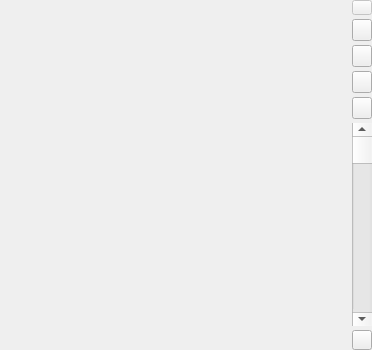
<?xml version="1.0" encoding="UTF-8"?>
<ui version="4.0">
 <class>ViewerWidget</class>
 <widget class="QWidget" name="ViewerWidget">
  <property name="geometry">
   <rect>
    <x>0</x>
    <y>0</y>
    <width>372</width>
    <height>350</height>
   </rect>
  </property>
  <property name="sizePolicy">
   <sizepolicy hsizetype="Expanding" vsizetype="Expanding">
    <horstretch>0</horstretch>
    <verstretch>0</verstretch>
   </sizepolicy>
  </property>
  <property name="focusPolicy">
   <enum>Qt::WheelFocus</enum>
  </property>
  <property name="windowTitle">
   <string>Form</string>
  </property>
  <layout class="QHBoxLayout" name="horizontalLayout">
   <property name="spacing">
    <number>0</number>
   </property>
   <property name="sizeConstraint">
    <enum>QLayout::SetMinimumSize</enum>
   </property>
   <property name="leftMargin">
    <number>0</number>
   </property>
   <property name="topMargin">
    <number>0</number>
   </property>
   <property name="rightMargin">
    <number>0</number>
   </property>
   <property name="bottomMargin">
    <number>0</number>
   </property>
   <item>
    <widget class="QVTKWidget2" name="qvtkWidget2" native="true">
     <property name="enabled">
      <bool>true</bool>
     </property>
     <property name="sizePolicy">
      <sizepolicy hsizetype="Expanding" vsizetype="Expanding">
       <horstretch>0</horstretch>
       <verstretch>0</verstretch>
      </sizepolicy>
     </property>
     <property name="minimumSize">
      <size>
       <width>0</width>
       <height>0</height>
      </size>
     </property>
     <property name="focusPolicy">
      <enum>Qt::WheelFocus</enum>
     </property>
    </widget>
   </item>
   <item>
    <layout class="QVBoxLayout" name="verticalLayout_3">
     <property name="spacing">
      <number>4</number>
     </property>
     <property name="sizeConstraint">
      <enum>QLayout::SetDefaultConstraint</enum>
     </property>
     <item>
      <widget class="QPushButton" name="pushButtonMaximum">
       <property name="enabled">
        <bool>false</bool>
       </property>
       <property name="sizePolicy">
        <sizepolicy hsizetype="Minimum" vsizetype="Preferred">
         <horstretch>0</horstretch>
         <verstretch>0</verstretch>
        </sizepolicy>
       </property>
       <property name="maximumSize">
        <size>
         <width>20</width>
         <height>16777215</height>
        </size>
       </property>
       <property name="font">
        <font>
         <pointsize>4</pointsize>
        </font>
       </property>
       <property name="toolTip">
        <string>Expand this view to the entire window</string>
       </property>
       <property name="layoutDirection">
        <enum>Qt::LeftToRight</enum>
       </property>
       <property name="text">
        <string/>
       </property>
       <property name="icon">
        <iconset resource="../Main/resources/IADE_Analyzer.qrc">
         <normaloff>:/icons/expandwin.png</normaloff>:/icons/expandwin.png</iconset>
       </property>
       <property name="iconSize">
        <size>
         <width>15</width>
         <height>15</height>
        </size>
       </property>
       <property name="checkable">
        <bool>true</bool>
       </property>
       <property name="autoRepeat">
        <bool>false</bool>
       </property>
       <property name="autoExclusive">
        <bool>false</bool>
       </property>
       <property name="autoDefault">
        <bool>false</bool>
       </property>
       <property name="flat">
        <bool>false</bool>
       </property>
      </widget>
     </item>
     <item>
      <widget class="QPushButton" name="pushButtonRestore">
       <property name="sizePolicy">
        <sizepolicy hsizetype="Minimum" vsizetype="Preferred">
         <horstretch>0</horstretch>
         <verstretch>0</verstretch>
        </sizepolicy>
       </property>
       <property name="maximumSize">
        <size>
         <width>20</width>
         <height>16777215</height>
        </size>
       </property>
       <property name="toolTip">
        <string>Restore the four-panel display configuration</string>
       </property>
       <property name="text">
        <string/>
       </property>
       <property name="icon">
        <iconset resource="../Main/resources/IADE_Analyzer.qrc">
         <normaloff>:/icons/LayoutFourViews.png</normaloff>:/icons/LayoutFourViews.png</iconset>
       </property>
       <property name="iconSize">
        <size>
         <width>15</width>
         <height>15</height>
        </size>
       </property>
       <property name="checkable">
        <bool>true</bool>
       </property>
       <property name="checked">
        <bool>false</bool>
       </property>
      </widget>
     </item>
     <item>
      <widget class="QPushButton" name="pushButtonAxialView">
       <property name="sizePolicy">
        <sizepolicy hsizetype="Minimum" vsizetype="Preferred">
         <horstretch>0</horstretch>
         <verstretch>0</verstretch>
        </sizepolicy>
       </property>
       <property name="maximumSize">
        <size>
         <width>20</width>
         <height>16777215</height>
        </size>
       </property>
       <property name="text">
        <string/>
       </property>
       <property name="icon">
        <iconset resource="../Main/resources/IADE_Analyzer.qrc">
         <normaloff>:/icons/dl_axial.png</normaloff>:/icons/dl_axial.png</iconset>
       </property>
       <property name="checkable">
        <bool>true</bool>
       </property>
       <attribute name="buttonGroup">
        <string notr="true">buttonGroup_2</string>
       </attribute>
      </widget>
     </item>
     <item>
      <widget class="QPushButton" name="pushButtonCoronalView">
       <property name="sizePolicy">
        <sizepolicy hsizetype="Minimum" vsizetype="Preferred">
         <horstretch>0</horstretch>
         <verstretch>0</verstretch>
        </sizepolicy>
       </property>
       <property name="maximumSize">
        <size>
         <width>20</width>
         <height>16777215</height>
        </size>
       </property>
       <property name="text">
        <string/>
       </property>
       <property name="icon">
        <iconset resource="../Main/resources/IADE_Analyzer.qrc">
         <normaloff>:/icons/dl_coronal.png</normaloff>:/icons/dl_coronal.png</iconset>
       </property>
       <property name="checkable">
        <bool>true</bool>
       </property>
       <attribute name="buttonGroup">
        <string notr="true">buttonGroup_2</string>
       </attribute>
      </widget>
     </item>
     <item>
      <widget class="QPushButton" name="pushButtonSigitalView">
       <property name="sizePolicy">
        <sizepolicy hsizetype="Minimum" vsizetype="Preferred">
         <horstretch>0</horstretch>
         <verstretch>0</verstretch>
        </sizepolicy>
       </property>
       <property name="maximumSize">
        <size>
         <width>20</width>
         <height>16777215</height>
        </size>
       </property>
       <property name="text">
        <string/>
       </property>
       <property name="icon">
        <iconset resource="../Main/resources/IADE_Analyzer.qrc">
         <normaloff>:/icons/dl_sagittal.png</normaloff>:/icons/dl_sagittal.png</iconset>
       </property>
       <property name="checkable">
        <bool>true</bool>
       </property>
       <attribute name="buttonGroup">
        <string notr="true">buttonGroup_2</string>
       </attribute>
      </widget>
     </item>
     <item>
      <widget class="QScrollBar" name="verticalScrollBar">
       <property name="sizePolicy">
        <sizepolicy hsizetype="Preferred" vsizetype="Expanding">
         <horstretch>0</horstretch>
         <verstretch>0</verstretch>
        </sizepolicy>
       </property>
       <property name="maximumSize">
        <size>
         <width>20</width>
         <height>16777215</height>
        </size>
       </property>
       <property name="orientation">
        <enum>Qt::Vertical</enum>
       </property>
      </widget>
     </item>
     <item>
      <widget class="QPushButton" name="pushButtonSelectImage">
       <property name="sizePolicy">
        <sizepolicy hsizetype="Minimum" vsizetype="Preferred">
         <horstretch>0</horstretch>
         <verstretch>0</verstretch>
        </sizepolicy>
       </property>
       <property name="maximumSize">
        <size>
         <width>20</width>
         <height>20</height>
        </size>
       </property>
       <property name="text">
        <string/>
       </property>
       <property name="icon">
        <iconset resource="../Main/resources/IADE_Analyzer.qrc">
         <normaloff>:/icons/downarrow.png</normaloff>:/icons/downarrow.png</iconset>
       </property>
       <property name="iconSize">
        <size>
         <width>15</width>
         <height>15</height>
        </size>
       </property>
      </widget>
     </item>
    </layout>
   </item>
  </layout>
 </widget>
 <customwidgets>
  <customwidget>
   <class>QVTKWidget2</class>
   <extends>QWidget</extends>
   <header>qvtkwidget2.h</header>
   <container>1</container>
  </customwidget>
 </customwidgets>
 <resources>
  <include location="../Main/resources/IADE_Analyzer.qrc"/>
 </resources>
 <connections/>
 <buttongroups>
  <buttongroup name="buttonGroup_2"/>
 </buttongroups>
</ui>
